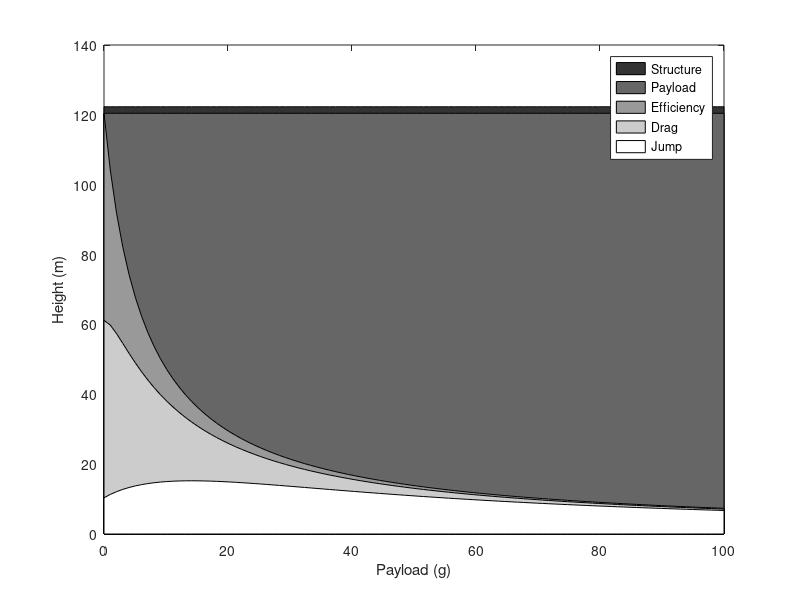

Write MATLAB code to recreate this figure.
clear; close all; clc;
g = 9.81;
rhoAir = 1.225;  % kg/m^3


% Dummy Data
dummyPayload = [0.0236;0.0236;0.0299;0.0362;0.0425;0.0488;0.0551;0.0614];
dummyHeight = [13.9;13.6;13.4;12.9;12.6;11.6;11.0;11.0];


payloadMass = linspace(0, 0.1, 100)';
% payloadScaling = [0;3.6875];


% Fixed
carbonEnergyDensity = 1200;  % J/kg
batteryMass = 0.0001;  % kg
frontalArea = (1.5*0.0254).^2*pi/4;  % m^2
carbonMass = 0.0064;  % kg
cD = 1.3;  % Drag coefficient


%% Efficiency
totalMass = batteryMass + carbonMass + payloadMass;
movingMass = 0.5*carbonMass + payloadMass + batteryMass;
efficiency = movingMass./totalMass;


%% Jumping Height
energy = carbonMass*carbonEnergyDensity;
initialVelocity = sqrt(2*efficiency.*energy./totalMass);  % m/s
noLossHeight = 0.5*initialVelocity.^2/g;
maxHeight = totalMass./(cD.*frontalArea*rhoAir).* ...
        log(1+cD.*frontalArea*rhoAir.*initialVelocity.^2./(2*totalMass*g));
PR = maxHeight./noLossHeight;


%% Heights
height0 = energy./(carbonMass*g)*ones(size(payloadMass));
height1 = energy./(carbonMass + batteryMass)/g*ones(size(payloadMass));
height2 = energy./(totalMass*g);
height3 = efficiency.*height2;
height4 = PR.*height3;

%% Plot
figure;
area(payloadMass*1000, height0, 'FaceColor', [0.2, 0.2, 0.2]);
hold on;
area(payloadMass*1000, height1, 'FaceColor', [0.4, 0.4, 0.4]);
area(payloadMass*1000, height2, 'FaceColor', [0.6, 0.6, 0.6]);
area(payloadMass*1000, height3, 'FaceColor', [0.8, 0.8, 0.8]);
area(payloadMass*1000, height4, 'FaceColor', [1, 1, 1]);
ylabel('Height (m)');
xlabel('Payload (g)');
legend('Structure', 'Payload', 'Efficiency', 'Drag', 'Jump');

%% Print
maxHeightJump = max(height4);
bestPayload = payloadMass(find(height4 >= maxHeightJump,1 , 'first'));
fprintf('--------------------\n');
fprintf(' Carbon Mass: %4.1f g\n', carbonMass*1000);
fprintf('Battery Mass: %4.1f g\n', batteryMass*1000);
fprintf('--------------------\n');
fprintf('  Max Height: %4.1f m\n', maxHeightJump);
fprintf('Best Payload: %4.1f g\n', bestPayload*1000);
fprintf('--------------------\n');
% 
% % Computed
% payloadEnergyDensity = carbonEnergyDensity./payloadScaling;
% totalEnergyDensity = 1./(1/carbonEnergyDensity + 1/batteryEnergyDensity + 1./payloadEnergyDensity);
% movingEnergyDensity = 1./(1/(2*carbonEnergyDensity) + 1/batteryEnergyDensity + 1./payloadEnergyDensity);
% efficiency = totalEnergyDensity./movingEnergyDensity;
% 
% %%%%%%%%%%%%%%%%%%%%%%%%%%%%%%%%%%%%%%%%%%%%%%%%%%%%%%%%%%%%%%%%%%%%%%%%%%%
% % Jumping Height
% totalMass = carbonMass*carbonEnergyDensity./totalEnergyDensity;
% initialVelocity = sqrt(2*efficiency.*totalEnergyDensity);  % m/s
% noLossHeight = 0.5*initialVelocity.^2/g;
% maxHeight = totalMass./(cD.*frontalArea*rhoAir).* ...
%         log(1+cD.*frontalArea*rhoAir.*initialVelocity.^2./(2*totalMass*g));
% PR = maxHeight./noLossHeight;
% %%%%%%%%%%%%%%%%%%%%%%%%%%%%%%%%%%%%%%%%%%%%%%%%%%%%%%%%%%%%%%%%%%%%%%%%%%%
% 
% % Heights
% height0 = ones(size(payloadScaling));
% height1 = ones(size(payloadScaling))/(1/carbonEnergyDensity + 1/batteryEnergyDensity)/carbonEnergyDensity;
% height2 = totalEnergyDensity/carbonEnergyDensity;
% height3 = efficiency.*height2;
% height4 = PR.*height3;
% 
% % Plot
% figure;
% area(payloadScaling*carbonMass*1000, height0*carbonEnergyDensity/g, 'FaceColor', [0.2, 0.2, 0.2]);
% hold on;
% area(payloadScaling*carbonMass*1000, height1*carbonEnergyDensity/g, 'FaceColor', [0.4, 0.4, 0.4]);
% area(payloadScaling*carbonMass*1000, height2*carbonEnergyDensity/g, 'FaceColor', [0.6, 0.6, 0.6]);
% area(payloadScaling*carbonMass*1000, height3*carbonEnergyDensity/g, 'FaceColor', [0.8, 0.8, 0.8]);
% area(payloadScaling*carbonMass*1000, height4*carbonEnergyDensity/g, 'FaceColor', [1, 1, 1]);
% plot(dummyPayload*1000, dummyHeight, '.k', 'MarkerSize', 10);
% ylabel('Ratio hg/E_D');
% % line([23.1, 23.1], [0, 140], 'Color', 'k', 'LineWidth', 2);
% xlabel('Payload/CarbonMass');
